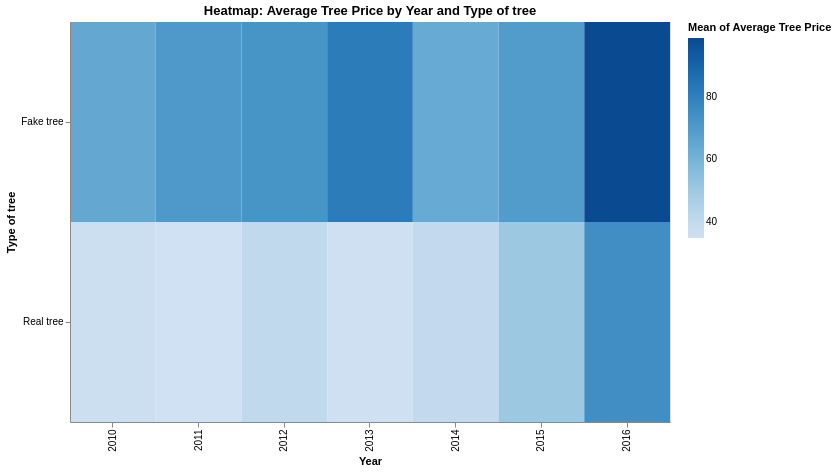

Express this chart as Vega-Lite.
### Vega-Lite specification from a JSON file in a GitHub repository (floating-point values rounded to 4 significant figures)
{"$schema": "https://vega.github.io/schema/vega-lite/v5.json", "title": "Heatmap: Average Tree Price by Year and Type of tree", "width": 600, "height": 400, "data": {"values": [{"index": 0, "Year": 2010, "Type of tree": "Real tree", "Number of trees sold": 27000000, "Average Tree Price": 36.12, "Sales": 975240000}, {"index": 1, "Year": 2011, "Type of tree": "Real tree", "Number of trees sold": 30800000, "Average Tree Price": 34.87, "Sales": 1073996000}, {"index": 2, "Year": 2012, "Type of tree": "Real tree", "Number of trees sold": 24500000, "Average Tree Price": 40.3, "Sales": 987350000}, {"index": 3, "Year": 2013, "Type of tree": "Real tree", "Number of trees sold": 33020000, "Average Tree Price": 35.3, "Sales": 1165606000}, {"index": 4, "Year": 2014, "Type of tree": "Real tree", "Number of trees sold": 26300000, "Average Tree Price": 39.5, "Sales": 1038850000}, {"index": 5, "Year": 2015, "Type of tree": "Real tree", "Number of trees sold": 25900000, "Average Tree Price": 50.82, "Sales": 1316238000}, {"index": 6, "Year": 2016, "Type of tree": "Real tree", "Number of trees sold": 27400000, "Average Tree Price": 74.7, "Sales": 2046780000}, {"index": 7, "Year": 2010, "Type of tree": "Fake tree", "Number of trees sold": 8200000, "Average Tree Price": 64.61, "Sales": 529802000}, {"index": 8, "Year": 2011, "Type of tree": "Fake tree", "Number of trees sold": 9500000, "Average Tree Price": 70.55, "Sales": 670225000}, {"index": 9, "Year": 2012, "Type of tree": "Fake tree", "Number of trees sold": 10900000, "Average Tree Price": 72.5, "Sales": 790250000}, {"index": 10, "Year": 2013, "Type of tree": "Fake tree", "Number of trees sold": 14700000, "Average Tree Price": 81.3, "Sales": 1195110000}, {"index": 11, "Year": 2014, "Type of tree": "Fake tree", "Number of trees sold": 13900000, "Average Tree Price": 63.6, "Sales": 884040000}, {"index": 12, "Year": 2015, "Type of tree": "Fake tree", "Number of trees sold": 12500000, "Average Tree Price": 69.38, "Sales": 867250000}, {"index": 13, "Year": 2016, "Type of tree": "Fake tree", "Number of trees sold": 18600000, "Average Tree Price": 98.7, "Sales": 1835820000}]}, "mark": "rect", "encoding": {"x": {"field": "Year", "type": "nominal", "scale": {}}, "y": {"field": "Type of tree", "type": "nominal", "scale": {}}, "color": {"aggregate": "mean", "field": "Average Tree Price", "type": "quantitative", "scale": {"scheme": "blues"}}, "tooltip": [{"field": "Year", "type": "nominal"}, {"field": "Type of tree", "type": "nominal"}, {"field": "Average Tree Price", "type": "quantitative"}]}, "transform": [], "params": []}
